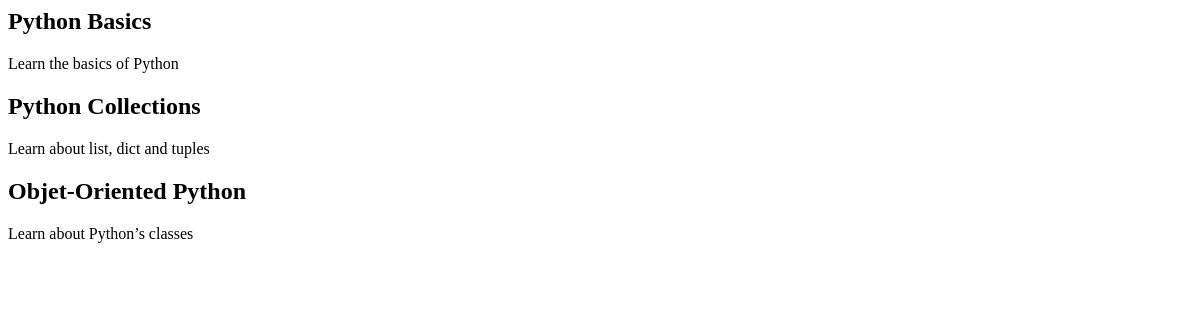
Page /courses/ on the earlier database version.
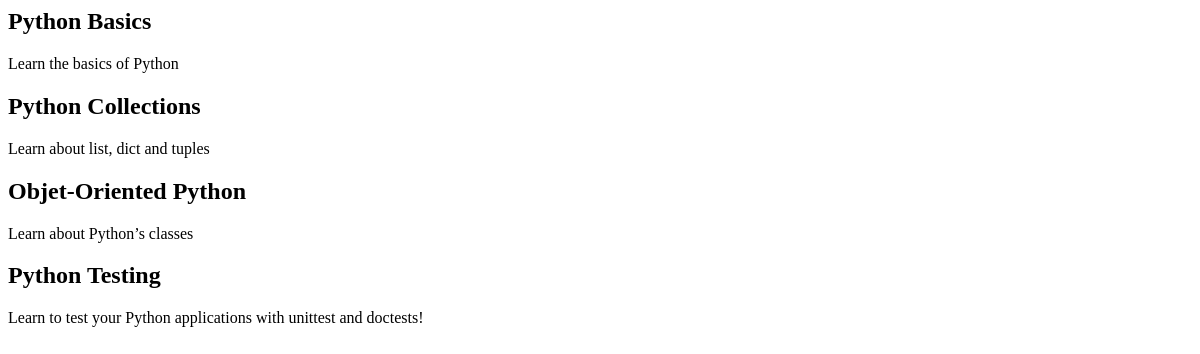
Same page on the later database version.
### courses/models.py (models this page shows, shortened)
class Course(models.Model):
    created_at = models.DateTimeField(auto_now_add=True)
    title = models.CharField(max_length=255)
    description = models.TextField()

### courses/views.py (the view)
def course_list(request):
    courses = Course.objects.all()
    return render(request, 'courses/course_list.html', {'courses': courses})

### courses/templates/courses/course_list.html
{% for course in courses %}
<h2>{{ course.title }}</h2>
{{ course.description }}
{% endfor %}

Differences in the rows shown:
added Course: title "Python Testing", description "Learn to test your Python applications with unittest and doctests!"
